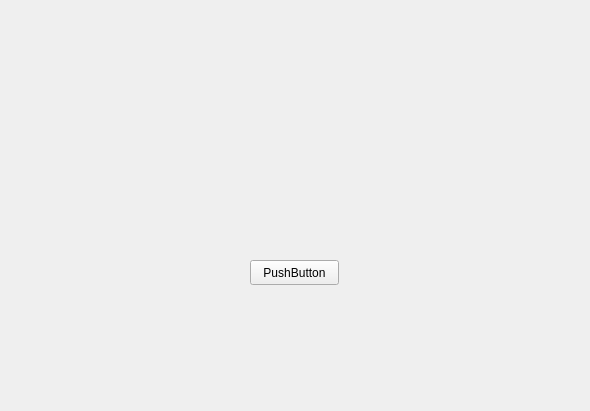
<?xml version="1.0" encoding="UTF-8"?>
<ui version="4.0">
 <class>MainForm</class>
 <widget class="QWidget" name="MainForm">
  <property name="geometry">
   <rect>
    <x>0</x>
    <y>0</y>
    <width>590</width>
    <height>411</height>
   </rect>
  </property>
  <property name="windowTitle">
   <string>Form</string>
  </property>
  <widget class="QPushButton" name="pushButton">
   <property name="geometry">
    <rect>
     <x>250</x>
     <y>260</y>
     <width>89</width>
     <height>25</height>
    </rect>
   </property>
   <property name="text">
    <string>PushButton</string>
   </property>
  </widget>
 </widget>
 <resources/>
 <connections/>
</ui>
